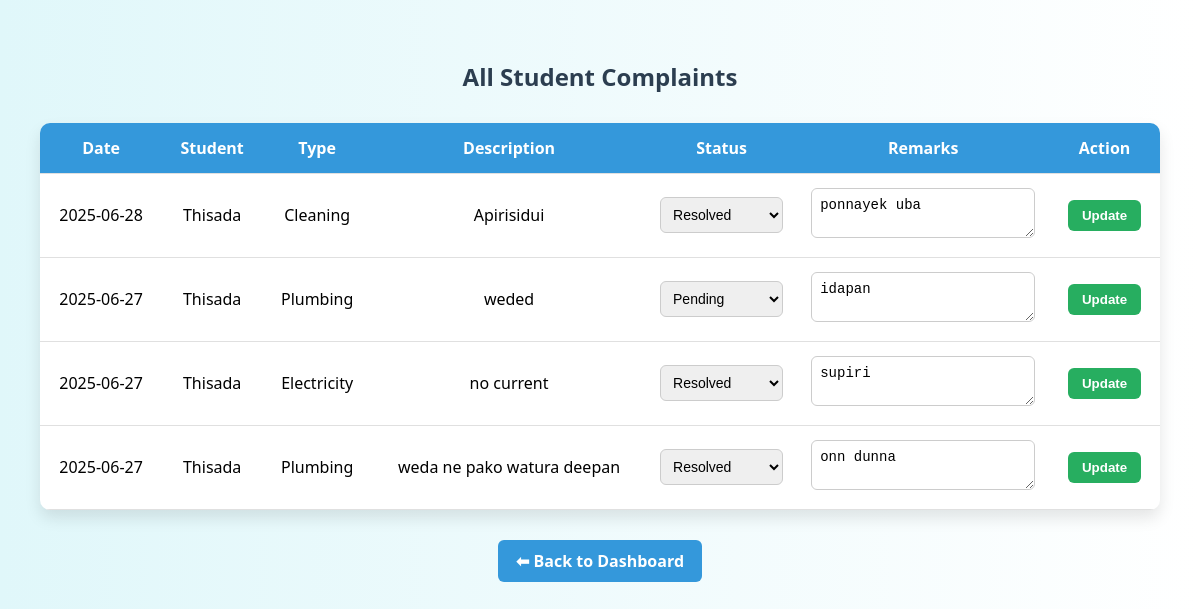
Screenshot of /hostel_management/complaints.php (signed in) with the database file from the repository.
### tables this page shows
CREATE TABLE `complaint` (
  `complaint_id` int(11) NOT NULL,
  `date` date NOT NULL,
  `status` varchar(50) DEFAULT NULL,
  `remarks` text DEFAULT NULL,
  `description` text DEFAULT NULL,
  `type` varchar(50) DEFAULT NULL,
  `student_id` int(11) DEFAULT NULL,
  `warden_id` int(11) DEFAULT NULL
);

CREATE TABLE `student` (
  `student_id` int(11) NOT NULL,
  `name` varchar(100) NOT NULL,
  `contact_info` varchar(100) DEFAULT NULL,
  `duration_of_stay` int(11) DEFAULT NULL,
  `room_number` int(11) DEFAULT NULL,
  `user_id` int(11) DEFAULT NULL
);

### hostel_management/complaints.php (the view, shortened to what this page needs)
<?php
require 'includes/db_connect.php';
$role = $_SESSION['role'];
$stmt = $conn->prepare("
    SELECT c.*, s.name AS student_name
    FROM complaint c
    JOIN student s ON c.student_id = s.student_id
    ORDER BY c.date DESC
");
$stmt->execute();
$result = $stmt->get_result();
?>
<!DOCTYPE html>
<html>
<head>
</head>
<body>
<h2>All Student Complaints</h2>
<table>
    <tr>
        <th>Date</th>
        <th>Student</th>
        <th>Type</th>
        <th>Description</th>
        <th>Status</th>
        <th>Remarks</th>
        <th>Action</th>
    </tr>
    <?php while ($row = $result->fetch_assoc()): ?>
    <tr>
        <form method="POST">
            <td><?= htmlspecialchars($row['date']) ?></td>
            <td><?= htmlspecialchars($row['student_name']) ?></td>
            <td><?= htmlspecialchars($row['type']) ?></td>
            <td><?= htmlspecialchars($row['description']) ?></td>
            <td>
                <select name="status" required>
                    <option value="Pending" <?= $row['status'] === 'Pending' ? 'selected' : '' ?>>Pending</option>
                    <option value="Resolved" <?= $row['status'] === 'Resolved' ? 'selected' : '' ?>>Resolved</option>
                </select>
            </td>
            <td>
                <textarea name="remarks" rows="2"><?= htmlspecialchars($row['remarks']) ?></textarea>
            </td>
            <td>
                <button type="submit">Update</button>
            </td>
        </form>
    </tr>
    <?php endwhile; ?>
</table>
<div class="back">
    <a href="<?= $role === 'admin' ? 'admin_dashboard.php' : 'warden_dashboard.php' ?>">⬅ Back to Dashboard</a>
</div>
</body>
</html>

### hostel_management/complaints.php (style rules this page uses)
body { font-family: 'Segoe UI', sans-serif; background: linear-gradient(to right, #e0f7fa, #ffffff); padding: 40px; margin: 0; }
h2 { text-align: center; color: #2c3e50; margin-bottom: 30px; }
table { width: 100%; border-collapse: collapse; background: white; box-shadow: 0 8px 16px rgba(0,0,0,0.1); border-radius: 10px; overflow: hidden; }
th, td { padding: 14px; text-align: center; border-bottom: 1px solid #e0e0e0; }
th { background-color: #3498db; color: white; }
select, textarea { padding: 8px; font-size: 14px; width: 100%; border: 1px solid #ccc; border-radius: 6px; box-sizing: border-box; }
textarea { resize: vertical; }
button { background-color: #27ae60; color: white; padding: 8px 14px; border: none; border-radius: 6px; cursor: pointer; font-weight: bold; }
.back { margin-top: 30px; text-align: center; }
.back a { display: inline-block; text-decoration: none; background-color: #3498db; color: white; padding: 10px 18px; border-radius: 6px; font-weight: bold; }

### rows the page displays
complaint: date "2025-06-28", student.name "Thisada", type "Cleaning", description "Apirisidui", status "Resolved", remarks "ponnayek uba"
complaint: date "2025-06-27", student.name "Thisada", type "Plumbing", description "weded", status "Pending", remarks "idapan"
complaint: date "2025-06-27", student.name "Thisada", type "Electricity", description "no current", status "Resolved", remarks "supiri"
complaint: date "2025-06-27", student.name "Thisada", type "Plumbing", description "weda ne pako watura deepan", status "Resolved", remarks "onn dunna"
